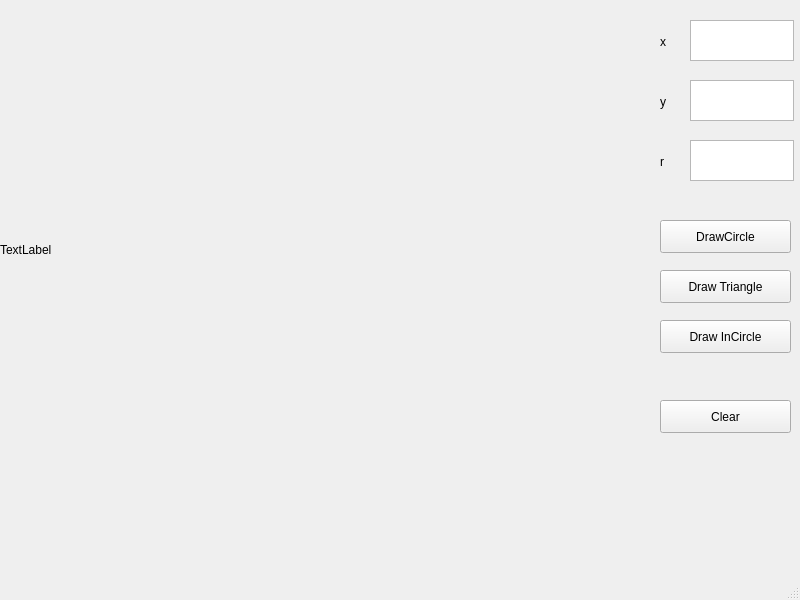
<?xml version="1.0" encoding="UTF-8"?>
<ui version="4.0">
 <class>MainWindow</class>
 <widget class="QMainWindow" name="MainWindow">
  <property name="geometry">
   <rect>
    <x>0</x>
    <y>0</y>
    <width>800</width>
    <height>600</height>
   </rect>
  </property>
  <property name="windowTitle">
   <string>MainWindow</string>
  </property>
  <widget class="QWidget" name="centralwidget">
   <widget class="QLabel" name="lbl_canvas">
    <property name="geometry">
     <rect>
      <x>0</x>
      <y>0</y>
      <width>500</width>
      <height>500</height>
     </rect>
    </property>
    <property name="text">
     <string>TextLabel</string>
    </property>
   </widget>
   <widget class="QTextEdit" name="te_x">
    <property name="geometry">
     <rect>
      <x>690</x>
      <y>20</y>
      <width>104</width>
      <height>41</height>
     </rect>
    </property>
   </widget>
   <widget class="QLabel" name="label_2">
    <property name="geometry">
     <rect>
      <x>660</x>
      <y>30</y>
      <width>20</width>
      <height>24</height>
     </rect>
    </property>
    <property name="text">
     <string>x</string>
    </property>
   </widget>
   <widget class="QLabel" name="label_3">
    <property name="geometry">
     <rect>
      <x>660</x>
      <y>90</y>
      <width>20</width>
      <height>24</height>
     </rect>
    </property>
    <property name="text">
     <string>y</string>
    </property>
   </widget>
   <widget class="QTextEdit" name="te_y">
    <property name="geometry">
     <rect>
      <x>690</x>
      <y>80</y>
      <width>104</width>
      <height>41</height>
     </rect>
    </property>
   </widget>
   <widget class="QTextEdit" name="te_r">
    <property name="geometry">
     <rect>
      <x>690</x>
      <y>140</y>
      <width>104</width>
      <height>41</height>
     </rect>
    </property>
   </widget>
   <widget class="QLabel" name="label_4">
    <property name="geometry">
     <rect>
      <x>660</x>
      <y>150</y>
      <width>20</width>
      <height>24</height>
     </rect>
    </property>
    <property name="text">
     <string>r</string>
    </property>
   </widget>
   <widget class="QPushButton" name="btn_circle">
    <property name="geometry">
     <rect>
      <x>660</x>
      <y>220</y>
      <width>131</width>
      <height>33</height>
     </rect>
    </property>
    <property name="text">
     <string>DrawCircle</string>
    </property>
   </widget>
   <widget class="QPushButton" name="btn_triangle">
    <property name="geometry">
     <rect>
      <x>660</x>
      <y>270</y>
      <width>131</width>
      <height>33</height>
     </rect>
    </property>
    <property name="text">
     <string>Draw Triangle</string>
    </property>
   </widget>
   <widget class="QPushButton" name="btn_incircle">
    <property name="geometry">
     <rect>
      <x>660</x>
      <y>320</y>
      <width>131</width>
      <height>33</height>
     </rect>
    </property>
    <property name="text">
     <string>Draw InCircle</string>
    </property>
   </widget>
   <widget class="QPushButton" name="btn_clear">
    <property name="geometry">
     <rect>
      <x>660</x>
      <y>400</y>
      <width>131</width>
      <height>33</height>
     </rect>
    </property>
    <property name="text">
     <string>Clear</string>
    </property>
   </widget>
  </widget>
  <widget class="QMenuBar" name="menubar">
   <property name="geometry">
    <rect>
     <x>0</x>
     <y>0</y>
     <width>800</width>
     <height>29</height>
    </rect>
   </property>
  </widget>
  <widget class="QStatusBar" name="statusbar"/>
 </widget>
 <resources/>
 <connections/>
</ui>
